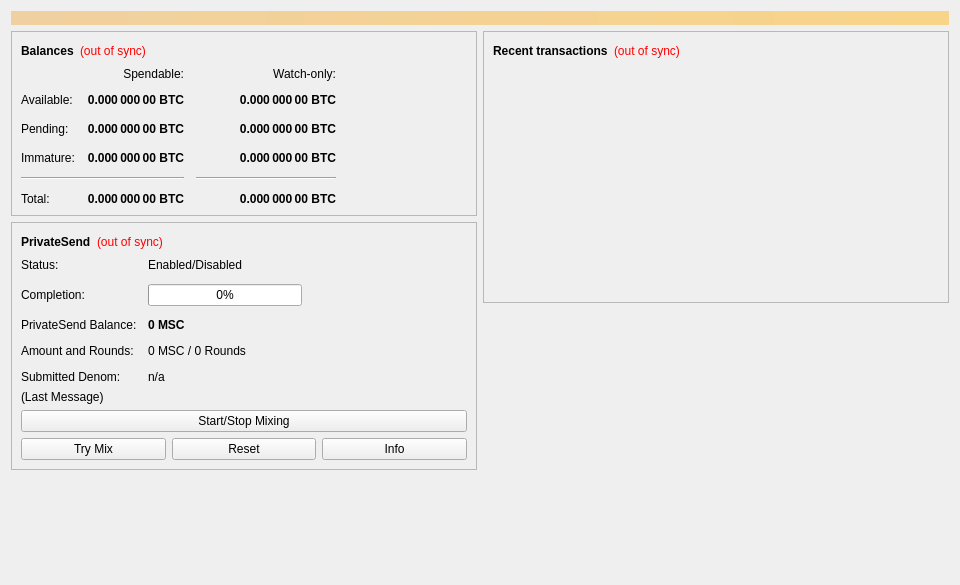
<?xml version="1.0" encoding="UTF-8"?>
<ui version="4.0">
 <class>OverviewPage</class>
 <widget class="QWidget" name="OverviewPage">
  <property name="geometry">
   <rect>
    <x>0</x>
    <y>0</y>
    <width>960</width>
    <height>585</height>
   </rect>
  </property>
  <property name="minimumSize">
   <size>
    <width>960</width>
    <height>0</height>
   </size>
  </property>
  <property name="windowTitle">
   <string>Form</string>
  </property>
  <layout class="QVBoxLayout" name="topLayout">
   <item>
    <widget class="QLabel" name="labelAlerts">
     <property name="visible">
      <bool>false</bool>
     </property>
     <property name="styleSheet">
      <string notr="true">QLabel { background-color: qlineargradient(x1: 0, y1: 0, x2: 1, y2: 0, stop:0 #F0D0A0, stop:1 #F8D488); color:#000000; }</string>
     </property>
     <property name="wordWrap">
      <bool>true</bool>
     </property>
     <property name="margin">
      <number>3</number>
     </property>
     <property name="textInteractionFlags">
      <set>Qt::TextSelectableByMouse</set>
     </property>
    </widget>
   </item>
   <item>
    <layout class="QHBoxLayout" name="horizontalLayout" stretch="1,1">
     <item>
      <layout class="QVBoxLayout" name="verticalLayout_2">
       <item>
        <widget class="QFrame" name="frame">
         <property name="frameShape">
          <enum>QFrame::StyledPanel</enum>
         </property>
         <property name="frameShadow">
          <enum>QFrame::Raised</enum>
         </property>
         <layout class="QVBoxLayout" name="verticalLayout_4">
          <item>
           <layout class="QHBoxLayout" name="horizontalLayout_4">
            <item>
             <widget class="QLabel" name="label_5">
              <property name="font">
               <font>
                <weight>75</weight>
                <bold>true</bold>
               </font>
              </property>
              <property name="text">
               <string>Balances</string>
              </property>
             </widget>
            </item>
            <item>
             <widget class="QLabel" name="labelWalletStatus">
              <property name="toolTip">
               <string>The displayed information may be out of date. Your wallet automatically synchronizes with the MasterStakeCoin network after a connection is established, but this process has not completed yet.</string>
              </property>
              <property name="styleSheet">
               <string notr="true">QLabel { color: red; }</string>
              </property>
              <property name="text">
               <string notr="true">(out of sync)</string>
              </property>
              <property name="alignment">
               <set>Qt::AlignLeading|Qt::AlignLeft|Qt::AlignVCenter</set>
              </property>
             </widget>
            </item>
            <item>
             <spacer name="horizontalSpacer_3">
              <property name="orientation">
               <enum>Qt::Horizontal</enum>
              </property>
              <property name="sizeHint" stdset="0">
               <size>
                <width>40</width>
                <height>20</height>
               </size>
              </property>
             </spacer>
            </item>
           </layout>
          </item>
          <item>
           <layout class="QGridLayout" name="gridLayout">
            <property name="spacing">
             <number>12</number>
            </property>
            <item row="2" column="2">
             <widget class="QLabel" name="labelWatchPending">
              <property name="font">
               <font>
                <weight>75</weight>
                <bold>true</bold>
               </font>
              </property>
              <property name="cursor">
               <cursorShape>IBeamCursor</cursorShape>
              </property>
              <property name="toolTip">
               <string>Unconfirmed transactions to watch-only addresses</string>
              </property>
              <property name="text">
               <string notr="true">0.000 000 00 BTC</string>
              </property>
              <property name="alignment">
               <set>Qt::AlignRight|Qt::AlignTrailing|Qt::AlignVCenter</set>
              </property>
              <property name="textInteractionFlags">
               <set>Qt::LinksAccessibleByMouse|Qt::TextSelectableByKeyboard|Qt::TextSelectableByMouse</set>
              </property>
             </widget>
            </item>
            <item row="2" column="1">
             <widget class="QLabel" name="labelUnconfirmed">
              <property name="font">
               <font>
                <weight>75</weight>
                <bold>true</bold>
               </font>
              </property>
              <property name="cursor">
               <cursorShape>IBeamCursor</cursorShape>
              </property>
              <property name="toolTip">
               <string>Total of transactions that have yet to be confirmed, and do not yet count toward the spendable balance</string>
              </property>
              <property name="text">
               <string notr="true">0.000 000 00 BTC</string>
              </property>
              <property name="alignment">
               <set>Qt::AlignRight|Qt::AlignTrailing|Qt::AlignVCenter</set>
              </property>
              <property name="textInteractionFlags">
               <set>Qt::LinksAccessibleByMouse|Qt::TextSelectableByKeyboard|Qt::TextSelectableByMouse</set>
              </property>
             </widget>
            </item>
            <item row="3" column="2">
             <widget class="QLabel" name="labelWatchImmature">
              <property name="font">
               <font>
                <weight>75</weight>
                <bold>true</bold>
               </font>
              </property>
              <property name="cursor">
               <cursorShape>IBeamCursor</cursorShape>
              </property>
              <property name="toolTip">
               <string>Mined balance in watch-only addresses that has not yet matured</string>
              </property>
              <property name="text">
               <string notr="true">0.000 000 00 BTC</string>
              </property>
              <property name="alignment">
               <set>Qt::AlignRight|Qt::AlignTrailing|Qt::AlignVCenter</set>
              </property>
              <property name="textInteractionFlags">
               <set>Qt::LinksAccessibleByMouse|Qt::TextSelectableByKeyboard|Qt::TextSelectableByMouse</set>
              </property>
             </widget>
            </item>
            <item row="4" column="0" colspan="2">
             <widget class="Line" name="lineSpendableBalance">
              <property name="orientation">
               <enum>Qt::Horizontal</enum>
              </property>
             </widget>
            </item>
            <item row="4" column="2">
             <widget class="Line" name="lineWatchBalance">
              <property name="sizePolicy">
               <sizepolicy hsizetype="Preferred" vsizetype="Fixed">
                <horstretch>0</horstretch>
                <verstretch>0</verstretch>
               </sizepolicy>
              </property>
              <property name="minimumSize">
               <size>
                <width>140</width>
                <height>0</height>
               </size>
              </property>
              <property name="orientation">
               <enum>Qt::Horizontal</enum>
              </property>
             </widget>
            </item>
            <item row="5" column="0">
             <widget class="QLabel" name="labelTotalText">
              <property name="text">
               <string>Total:</string>
              </property>
             </widget>
            </item>
            <item row="3" column="1">
             <widget class="QLabel" name="labelImmature">
              <property name="font">
               <font>
                <weight>75</weight>
                <bold>true</bold>
               </font>
              </property>
              <property name="cursor">
               <cursorShape>IBeamCursor</cursorShape>
              </property>
              <property name="toolTip">
               <string>Mined balance that has not yet matured</string>
              </property>
              <property name="text">
               <string notr="true">0.000 000 00 BTC</string>
              </property>
              <property name="alignment">
               <set>Qt::AlignRight|Qt::AlignTrailing|Qt::AlignVCenter</set>
              </property>
              <property name="textInteractionFlags">
               <set>Qt::LinksAccessibleByMouse|Qt::TextSelectableByKeyboard|Qt::TextSelectableByMouse</set>
              </property>
             </widget>
            </item>
            <item row="2" column="3">
             <spacer name="horizontalSpacer_2">
              <property name="orientation">
               <enum>Qt::Horizontal</enum>
              </property>
              <property name="sizeHint" stdset="0">
               <size>
                <width>40</width>
                <height>20</height>
               </size>
              </property>
             </spacer>
            </item>
            <item row="3" column="0">
             <widget class="QLabel" name="labelImmatureText">
              <property name="text">
               <string>Immature:</string>
              </property>
             </widget>
            </item>
            <item row="5" column="1">
             <widget class="QLabel" name="labelTotal">
              <property name="font">
               <font>
                <weight>75</weight>
                <bold>true</bold>
               </font>
              </property>
              <property name="cursor">
               <cursorShape>IBeamCursor</cursorShape>
              </property>
              <property name="toolTip">
               <string>Your current total balance</string>
              </property>
              <property name="text">
               <string notr="true">0.000 000 00 BTC</string>
              </property>
              <property name="alignment">
               <set>Qt::AlignRight|Qt::AlignTrailing|Qt::AlignVCenter</set>
              </property>
              <property name="textInteractionFlags">
               <set>Qt::LinksAccessibleByMouse|Qt::TextSelectableByKeyboard|Qt::TextSelectableByMouse</set>
              </property>
             </widget>
            </item>
            <item row="5" column="2">
             <widget class="QLabel" name="labelWatchTotal">
              <property name="font">
               <font>
                <weight>75</weight>
                <bold>true</bold>
               </font>
              </property>
              <property name="cursor">
               <cursorShape>IBeamCursor</cursorShape>
              </property>
              <property name="toolTip">
               <string>Current total balance in watch-only addresses</string>
              </property>
              <property name="text">
               <string notr="true">0.000 000 00 BTC</string>
              </property>
              <property name="alignment">
               <set>Qt::AlignRight|Qt::AlignTrailing|Qt::AlignVCenter</set>
              </property>
              <property name="textInteractionFlags">
               <set>Qt::LinksAccessibleByMouse|Qt::TextSelectableByKeyboard|Qt::TextSelectableByMouse</set>
              </property>
             </widget>
            </item>
            <item row="0" column="2">
             <widget class="QLabel" name="labelWatchonly">
              <property name="text">
               <string>Watch-only:</string>
              </property>
              <property name="alignment">
               <set>Qt::AlignRight|Qt::AlignTrailing|Qt::AlignVCenter</set>
              </property>
             </widget>
            </item>
            <item row="1" column="0">
             <widget class="QLabel" name="labelBalanceText">
              <property name="text">
               <string>Available:</string>
              </property>
             </widget>
            </item>
            <item row="1" column="1">
             <widget class="QLabel" name="labelBalance">
              <property name="font">
               <font>
                <weight>75</weight>
                <bold>true</bold>
               </font>
              </property>
              <property name="cursor">
               <cursorShape>IBeamCursor</cursorShape>
              </property>
              <property name="toolTip">
               <string>Your current spendable balance</string>
              </property>
              <property name="text">
               <string notr="true">0.000 000 00 BTC</string>
              </property>
              <property name="alignment">
               <set>Qt::AlignRight|Qt::AlignTrailing|Qt::AlignVCenter</set>
              </property>
              <property name="textInteractionFlags">
               <set>Qt::LinksAccessibleByMouse|Qt::TextSelectableByKeyboard|Qt::TextSelectableByMouse</set>
              </property>
             </widget>
            </item>
            <item row="1" column="2">
             <widget class="QLabel" name="labelWatchAvailable">
              <property name="font">
               <font>
                <weight>75</weight>
                <bold>true</bold>
               </font>
              </property>
              <property name="cursor">
               <cursorShape>IBeamCursor</cursorShape>
              </property>
              <property name="toolTip">
               <string>Your current balance in watch-only addresses</string>
              </property>
              <property name="text">
               <string notr="true">0.000 000 00 BTC</string>
              </property>
              <property name="alignment">
               <set>Qt::AlignRight|Qt::AlignTrailing|Qt::AlignVCenter</set>
              </property>
              <property name="textInteractionFlags">
               <set>Qt::LinksAccessibleByMouse|Qt::TextSelectableByKeyboard|Qt::TextSelectableByMouse</set>
              </property>
             </widget>
            </item>
            <item row="2" column="0">
             <widget class="QLabel" name="labelPendingText">
              <property name="text">
               <string>Pending:</string>
              </property>
             </widget>
            </item>
            <item row="0" column="1">
             <widget class="QLabel" name="labelSpendable">
              <property name="text">
               <string>Spendable:</string>
              </property>
              <property name="alignment">
               <set>Qt::AlignRight|Qt::AlignTrailing|Qt::AlignVCenter</set>
              </property>
             </widget>
            </item>
           </layout>
          </item>
         </layout>
        </widget>
       </item>
       <item>
        <widget class="QFrame" name="framePrivateSend">
         <property name="layoutDirection">
          <enum>Qt::LeftToRight</enum>
         </property>
         <property name="frameShape">
          <enum>QFrame::StyledPanel</enum>
         </property>
         <property name="frameShadow">
          <enum>QFrame::Raised</enum>
         </property>
         <layout class="QVBoxLayout" name="VerticalLayout_PS1">
          <item>
           <layout class="QHBoxLayout" name="horizontalLayout_5">
            <item>
             <widget class="QLabel" name="labelPrivateSendHeader">
              <property name="font">
               <font>
                <weight>75</weight>
                <bold>true</bold>
               </font>
              </property>
              <property name="text">
               <string>PrivateSend</string>
              </property>
             </widget>
            </item>
            <item>
             <widget class="QLabel" name="labelPrivateSendSyncStatus">
              <property name="toolTip">
               <string>The displayed information may be out of date. Your wallet automatically synchronizes with the MasterStakeCoin network after a connection is established, but this process has not completed yet.</string>
              </property>
              <property name="styleSheet">
               <string notr="true">QLabel { color: red; }</string>
              </property>
              <property name="text">
               <string notr="true">(out of sync)</string>
              </property>
              <property name="alignment">
               <set>Qt::AlignLeading|Qt::AlignLeft|Qt::AlignVCenter</set>
              </property>
             </widget>
            </item>
            <item>
             <spacer name="horizontalSpacer_4">
              <property name="orientation">
               <enum>Qt::Horizontal</enum>
              </property>
              <property name="sizeHint" stdset="0">
               <size>
                <width>40</width>
                <height>20</height>
               </size>
              </property>
             </spacer>
            </item>
           </layout>
          </item>
          <item>
           <layout class="QFormLayout" name="privateSendFormLayout">
            <property name="fieldGrowthPolicy">
             <enum>QFormLayout::AllNonFixedFieldsGrow</enum>
            </property>
            <property name="horizontalSpacing">
             <number>11</number>
            </property>
            <property name="verticalSpacing">
             <number>12</number>
            </property>
            <item row="0" column="0">
             <widget class="QLabel" name="labelPrivateSendEnabledText">
              <property name="text">
               <string>Status:</string>
              </property>
             </widget>
            </item>
            <item row="0" column="1">
             <widget class="QLabel" name="labelPrivateSendEnabled">
              <property name="text">
               <string>Enabled/Disabled</string>
              </property>
             </widget>
            </item>
            <item row="1" column="0">
             <widget class="QLabel" name="labelCompletitionText">
              <property name="text">
               <string>Completion:</string>
              </property>
             </widget>
            </item>
            <item row="1" column="1">
             <widget class="QProgressBar" name="privateSendProgress">
              <property name="maximumSize">
               <size>
                <width>154</width>
                <height>16777215</height>
               </size>
              </property>
              <property name="value">
               <number>0</number>
              </property>
             </widget>
            </item>
            <item row="2" column="0">
             <widget class="QLabel" name="labelAnonymizedText">
              <property name="text">
               <string>PrivateSend Balance:</string>
              </property>
             </widget>
            </item>
            <item row="2" column="1">
             <widget class="QLabel" name="labelAnonymized">
              <property name="font">
               <font>
                <weight>75</weight>
                <bold>true</bold>
               </font>
              </property>
              <property name="text">
               <string notr="true">0 MSC</string>
              </property>
             </widget>
            </item>
            <item row="3" column="0">
             <widget class="QLabel" name="labelAmountAndRoundsText">
              <property name="text">
               <string>Amount and Rounds:</string>
              </property>
             </widget>
            </item>
            <item row="3" column="1">
             <widget class="QLabel" name="labelAmountRounds">
              <property name="text">
               <string>0 MSC / 0 Rounds</string>
              </property>
             </widget>
            </item>
            <item row="4" column="0">
             <widget class="QLabel" name="labelSubmittedDenomText">
              <property name="text">
               <string>Submitted Denom:</string>
              </property>
             </widget>
            </item>
            <item row="4" column="1">
             <widget class="QLabel" name="labelSubmittedDenom">
              <property name="toolTip">
               <string>The denominations you submitted to the Masternode.&lt;br&gt;To mix, other users must submit the exact same denominations.</string>
              </property>
              <property name="text">
               <string>n/a</string>
              </property>
             </widget>
            </item>
           </layout>
          </item>
          <item>
           <layout class="QVBoxLayout" name="VerticalLayout_PS">
            <item>
             <widget class="QLabel" name="labelPrivateSendLastMessage">
              <property name="text">
               <string>(Last Message)</string>
              </property>
              <property name="alignment">
               <set>Qt::AlignLeading|Qt::AlignLeft|Qt::AlignTop</set>
              </property>
              <property name="wordWrap">
               <bool>true</bool>
              </property>
             </widget>
            </item>
            <item>
             <widget class="QPushButton" name="togglePrivateSend">
              <property name="sizePolicy">
               <sizepolicy hsizetype="MinimumExpanding" vsizetype="Fixed">
                <horstretch>0</horstretch>
                <verstretch>0</verstretch>
               </sizepolicy>
              </property>
              <property name="text">
               <string>Start/Stop Mixing</string>
              </property>
             </widget>
            </item>
            <item>
             <layout class="QHBoxLayout" name="horizontalLayout_debugbuttons">
              <item>
               <widget class="QPushButton" name="privateSendAuto">
                <property name="sizePolicy">
                 <sizepolicy hsizetype="MinimumExpanding" vsizetype="Fixed">
                  <horstretch>0</horstretch>
                  <verstretch>0</verstretch>
                 </sizepolicy>
                </property>
                <property name="toolTip">
                 <string>Try to manually submit a PrivateSend request.</string>
                </property>
                <property name="text">
                 <string>Try Mix</string>
                </property>
               </widget>
              </item>
              <item>
               <widget class="QPushButton" name="privateSendReset">
                <property name="sizePolicy">
                 <sizepolicy hsizetype="MinimumExpanding" vsizetype="Fixed">
                  <horstretch>0</horstretch>
                  <verstretch>0</verstretch>
                 </sizepolicy>
                </property>
                <property name="toolTip">
                 <string>Reset the current status of PrivateSend (can interrupt PrivateSend if it's in the process of Mixing, which can cost you money!)</string>
                </property>
                <property name="autoFillBackground">
                 <bool>false</bool>
                </property>
                <property name="text">
                 <string>Reset</string>
                </property>
               </widget>
              </item>
              <item>
               <widget class="QPushButton" name="privateSendInfo">
                <property name="sizePolicy">
                 <sizepolicy hsizetype="MinimumExpanding" vsizetype="Fixed">
                  <horstretch>0</horstretch>
                  <verstretch>0</verstretch>
                 </sizepolicy>
                </property>
                <property name="toolTip">
                 <string>Information about PrivateSend and Mixing</string>
                </property>
                <property name="text">
                 <string>Info</string>
                </property>
               </widget>
              </item>
             </layout>
            </item>
           </layout>
          </item>
         </layout>
        </widget>
       </item>
       <item>
        <spacer name="verticalSpacer">
         <property name="orientation">
          <enum>Qt::Vertical</enum>
         </property>
         <property name="sizeHint" stdset="0">
          <size>
           <width>20</width>
           <height>40</height>
          </size>
         </property>
        </spacer>
       </item>
      </layout>
     </item>
     <item>
      <layout class="QVBoxLayout" name="verticalLayout_3">
       <item>
        <widget class="QFrame" name="frame_2">
         <property name="frameShape">
          <enum>QFrame::StyledPanel</enum>
         </property>
         <property name="frameShadow">
          <enum>QFrame::Raised</enum>
         </property>
         <layout class="QVBoxLayout" name="verticalLayout">
          <item>
           <layout class="QHBoxLayout" name="horizontalLayout_2">
            <item>
             <widget class="QLabel" name="label_4">
              <property name="font">
               <font>
                <weight>75</weight>
                <bold>true</bold>
               </font>
              </property>
              <property name="text">
               <string>Recent transactions</string>
              </property>
             </widget>
            </item>
            <item>
             <widget class="QLabel" name="labelTransactionsStatus">
              <property name="toolTip">
               <string>The displayed information may be out of date. Your wallet automatically synchronizes with the MasterStakeCoin network after a connection is established, but this process has not completed yet.</string>
              </property>
              <property name="styleSheet">
               <string notr="true">QLabel { color: red; }</string>
              </property>
              <property name="text">
               <string notr="true">(out of sync)</string>
              </property>
              <property name="alignment">
               <set>Qt::AlignLeading|Qt::AlignLeft|Qt::AlignVCenter</set>
              </property>
             </widget>
            </item>
            <item>
             <spacer name="horizontalSpacer">
              <property name="orientation">
               <enum>Qt::Horizontal</enum>
              </property>
              <property name="sizeHint" stdset="0">
               <size>
                <width>40</width>
                <height>20</height>
               </size>
              </property>
             </spacer>
            </item>
           </layout>
          </item>
          <item>
           <widget class="QListView" name="listTransactions">
            <property name="styleSheet">
             <string notr="true">QListView { background: transparent; }</string>
            </property>
            <property name="frameShape">
             <enum>QFrame::NoFrame</enum>
            </property>
            <property name="verticalScrollBarPolicy">
             <enum>Qt::ScrollBarAlwaysOff</enum>
            </property>
            <property name="horizontalScrollBarPolicy">
             <enum>Qt::ScrollBarAlwaysOff</enum>
            </property>
            <property name="selectionMode">
             <enum>QAbstractItemView::NoSelection</enum>
            </property>
           </widget>
          </item>
         </layout>
        </widget>
       </item>
       <item>
        <spacer name="verticalSpacer_2">
         <property name="orientation">
          <enum>Qt::Vertical</enum>
         </property>
         <property name="sizeHint" stdset="0">
          <size>
           <width>20</width>
           <height>40</height>
          </size>
         </property>
        </spacer>
       </item>
      </layout>
     </item>
    </layout>
   </item>
  </layout>
 </widget>
 <resources/>
 <connections/>
</ui>
